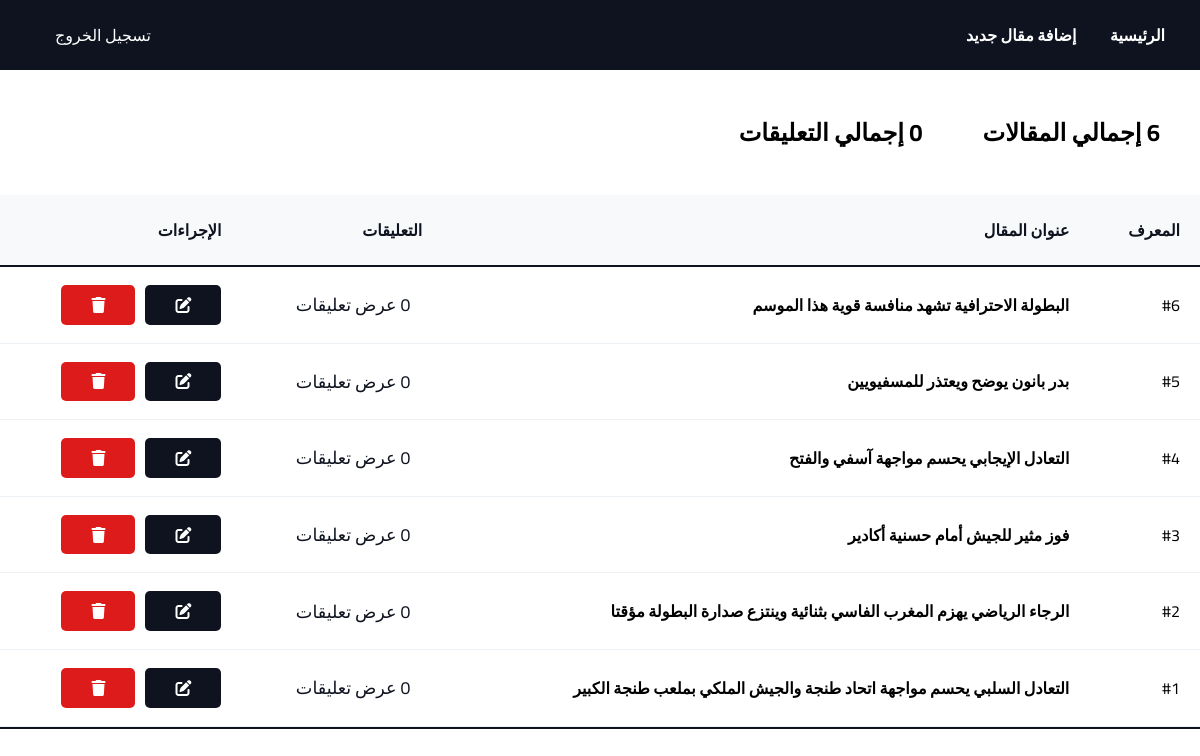
Screenshot of /dashboard.php (signed in) with the database file from the repository.
### tables this page shows
CREATE TABLE articles (

  id INT AUTO_INCREMENT PRIMARY KEY,
  title VARCHAR(255) NOT NULL,
  author VARCHAR(40) not NULL,
  content TEXT NOT NULL,
  image VARCHAR(255),
  category VARCHAR(50),
  user_id int not null, 
  created_at TIMESTAMP DEFAULT CURRENT_TIMESTAMP,
  FOREIGN KEY (user_id) REFERENCES users(id) ON DELETE CASCADE

) COMMENT = 'Table the articles';

### comments.php (called while the page is built, shortened)
<?php
  require_once "connection.php";
class Comments
{
    private $conn;
    public function __construct()
    {
        $db = new Database();
        $this->conn = $db->getConnection();
    }
    public function getCommentsCount($article_id)
    {
        $sql = "SELECT COUNT(*) as total FROM comments WHERE article_id = :article_id";
        $stmt = $this->conn->prepare($sql);
        $stmt->execute(["article_id" => $article_id]);
        $result = $stmt->fetch(PDO::FETCH_ASSOC);
        return $result['total'] ?? 0;
    }
}
?>

### connection.php (called while the page is built, shortened)
<?php
class Database
{
    private  $Server = "localhost";
    private  $dbname  = "botola_maghribiya";
    private $root = "root";
    private $password = "";
    public function getConnection()
    {
        $this->conn = null;
        try {
            $this->conn = new PDO("mysql:host={$this->Server};dbname={$this->dbname};charset=utf8", $this->root, $this->password);
            $this->conn->setAttribute(PDO::ATTR_ERRMODE, PDO::ERRMODE_EXCEPTION);
        } catch (PDOException $e) {
            die("Eroor" . $e->getMessage());
        }
        return $this->conn;
    }
}
?>

### article.php (called while the page is built, shortened)
<?php
require_once "connection.php";
class Article
{
    private $conn;
    public function __construct()
    {
        $db = new Database();
        $this->conn = $db->getConnection();
    }
    public function readAll()
    {
        $sql = "SELECT * FROM articles ORDER BY id DESC";
        $stmt = $this->conn->query($sql);
        return $stmt->fetchAll(PDO::FETCH_ASSOC);
    }
}

### dashboard.php (the view, shortened to what this page needs)
<?php
require_once "comments.php";
require_once "article.php";
$comments = new Comments();
$article = new Article();
$articles = $article->readAll();
$totalArticles = count($articles);
$totalCommentsCount = 0;
foreach ($articles as $a) {
    $totalCommentsCount += $comments->getCommentsCount($a['id']);
}
?>
<!DOCTYPE html>
<html lang="ar" dir="rtl">
<head>
    <link rel="stylesheet" href="https://cdnjs.cloudflare.com/ajax/libs/font-awesome/6.5.1/css/all.min.css">
    <link rel="stylesheet" href="css/dashboard.css">
</head>
<body>
    <header>
        <div class="right-side">
            <a href="index.php">الرئيسية</a>
            <a href="create.php">إضافة مقال جديد</a>
        </div>
        <div class="admin-actions">
            <a href="logout.php"> تسجيل الخروج </a>
        </div>
    </header>
    <div class="total">
        <h2> <?= $totalArticles ?> إجمالي المقالات</h2>
        <br>
        <h2> <?= $totalCommentsCount ?> إجمالي التعليقات</h2>
    </div>
    <div class="table-card">
        <table>
            <thead>
                <tr>
                    <th>المعرف</th>
                    <th>عنوان المقال</th>
                    <th>التعليقات</th>
                    <th>الإجراءات</th>
                </tr>
            </thead>
            <tbody>
                <?php foreach ($articles as $art): ?>
                    <tr>
                        <td>#<?= $art['id'] ?></td>
                        <td><strong><?= htmlspecialchars($art['title']) ?></strong></td>
                        <td>
                            <a href="dashboard.php?view_comments=<?= $art['id'] ?>#comments-section" class="view-comments">
                                <?= $comments->getCommentsCount($art['id']) ?> عرض تعليقات
                            </a>
                        </td>
                        <td>
                            <div class="actions-wrap">
                                <a href="update.php?id=<?= $art['id'] ?>" class="edit-btn"><i class="fa-solid fa-pen-to-square"></i></a>
                                <a href="delete.php?id=<?= $art['id'] ?>" class="delete-btn" onclick="return confirm('حذف المقال نهائياً؟')"><i class="fa-solid fa-trash"></i></a>
                            </div>
                        </td>
                    </tr>
                <?php endforeach; ?>
            </tbody>
        </table>
    </div>
</body>
</html>

### css/dashboard.css (style rules this page uses)
html { scroll-behavior: smooth; }
.total { display: flex; align-items: center; gap: 30px; margin-top: 40px; margin-right: 40px; margin-bottom: 40px; }
.table-card { background: var(--white); border-bottom: 2px solid var(--second-color); }
table { width: 100%; border-collapse: collapse; }
thead { background-color: #f8f9fa; }
th { padding: 20px; color: var(--second-color); font-weight: 600; border-bottom: 2px solid var(--second-color); }
td { padding: 18px 20px; border-bottom: 1px solid #edf2f7; vertical-align: middle; }
.actions-wrap { display: flex; gap: 10px; }
.edit-btn { background: var(--second-color); color: var(--white); padding: 0.3rem 30px; border-radius: 5px; }
.delete-btn { background: rgb(221, 27, 27); color: var(--white); padding: 0.3rem 30px; border-radius: 5px; }
.view-comments { color: var(--second-color); margin-right: 12px; font-size: 1.1rem; transition: 0.3s; }

### css/components/stracture.css (style rules this page uses)
* { margin: 0; padding: 0; box-sizing: border-box; }
body { background-color: var(--white); direction: rtl; text-align: right; font-family: 'Cairo', sans-serif; }
a { text-decoration: none; }

### css/components/variable.css (style rules this page uses)
:root { --bg-color: #F2E9E4; --second-color: #0E131F; --white: #ffffff; --text: #374151; }

### css/components/header.css (style rules this page uses)
header { background-color: var(--second-color); padding: 20px; display: flex; justify-content: space-between; align-items: center; }
.right-side { margin-right: 15px; }
.right-side a { margin-left: 30px; color: var(--white); font-weight: 600; text-decoration: none; }
.admin-actions { display: flex; align-items: center; gap: 20px; margin-left: 20px; }
.admin-actions a { color: var(--white); margin-left: 15px; }

### rows the page displays
articles: id "6", title "البطولة الاحترافية تشهد منافسة قوية هذا الموسم"
articles: id "5", title "بدر بانون يوضح ويعتذر للمسفيويين"
articles: id "4", title "التعادل الإيجابي يحسم مواجهة آسفي والفتح"
articles: id "3", title "فوز مثير للجيش أمام حسنية أكادير"
articles: id "2", title "الرجاء الرياضي يهزم المغرب الفاسي بثنائية وينتزع صدارة البطولة مؤقتا"
articles: id "1", title "التعادل السلبي يحسم مواجهة اتحاد طنجة والجيش الملكي بملعب طنجة الكبير"

### other values shown
$totalCommentsCount "0"
